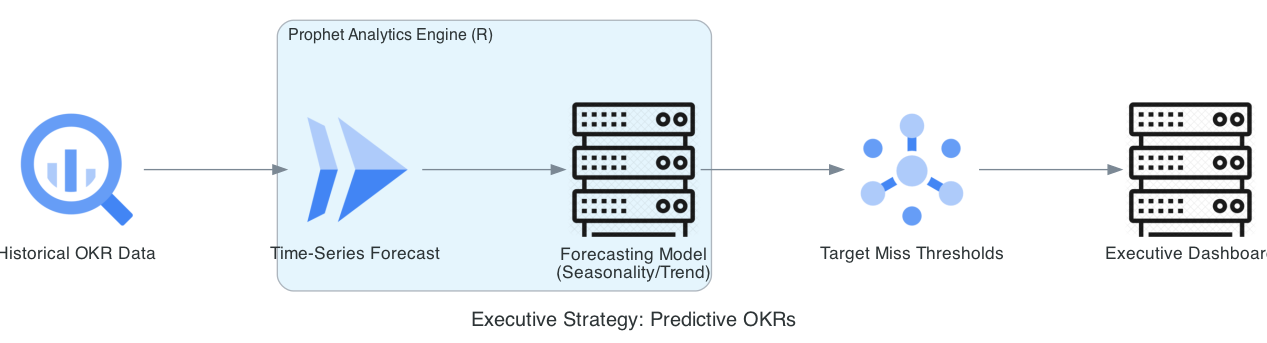

Write Python code to recreate this figure.
from diagrams import Diagram, Cluster, Edge
from diagrams.gcp.analytics import BigQuery, Pubsub
from diagrams.gcp.compute import Run
from diagrams.generic.compute import Rack

graph_attr = {"pad": "0.1", "nodesep": "1.0", "ranksep": "1.5", "bgcolor": "transparent"}

with Diagram("Executive Strategy: Predictive OKRs", show=False, filename="strat_okr_forecasting", direction="LR", graph_attr=graph_attr):
    data_lake = BigQuery("Historical OKR Data")
    
    with Cluster("Prophet Analytics Engine (R)"):
        compute = Run("Time-Series Forecast")
        logic = Rack("Forecasting Model\n(Seasonality/Trend)")

    alert_bus = Pubsub("Target Miss Thresholds")
    exec_view = Rack("Executive Dashboard")

    data_lake >> compute >> logic >> alert_bus >> exec_view
